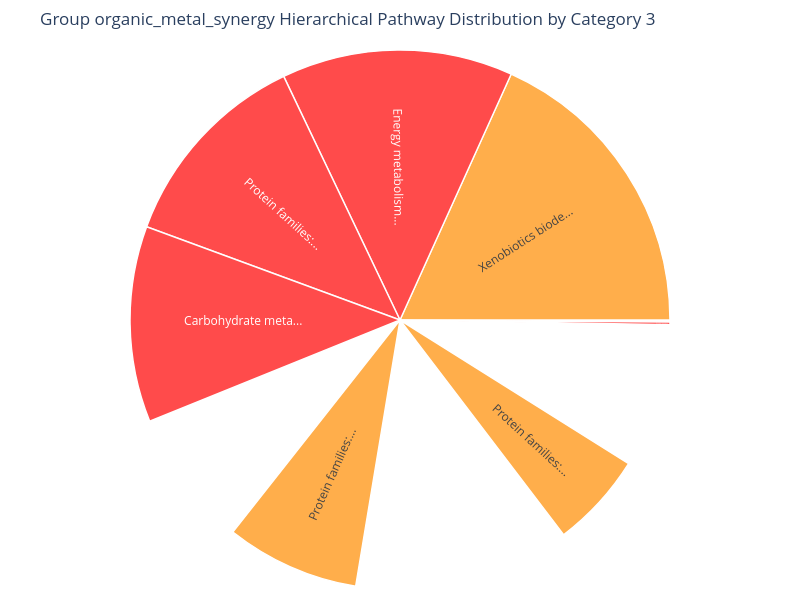

This figure's notebook cell:
### Code cell
create_sunburst_chart(organic_metal_synergy, "organic_metal_synergy", top_n=20, category=3)

### Figure 1 — Plotly figure (JSON) as saved in the notebook; plotly's stock layout.template omitted (floating-point values rounded to 4 significant figures)
{"data": [{"branchvalues": "total", "customdata": [["<b>Pathway</b>: Protein families: signaling and cellular processes > Transporters [BR:ko02000]; Cancer: overview > Chemical carcinogenesis - DNA adducts; Metabolism of other amino acids > Glutathione metabolism; Protein families: signaling and cellular processes > Antimicrobial resistance genes [BR:ko01504]<br><b>Genus</b>: Gallionella<br><b>Protein</b>: glutathione transferase; glutathione s-transferase; glutathione s-alkyltransferase; glutathione s-aryltransferase; s-(hydroxyalkyl)glutathione lyase; glutathione s-aralkyltransferase; glutathione s-alkyl transferase; gst"], ["<b>Pathway</b>: Xenobiotics biodegradation and metabolism > Toluene degradation; Xenobiotics biodegradation and metabolism > Benzoate degradation; Xenobiotics biodegradation and metabolism > Fluorobenzoate degradation; Xenobiotics biodegradation and metabolism > Chloroalkane and chloroalkene degradation; Xenobiotics biodegradation and metabolism > Xylene degradation; Xenobiotics biodegradation and metabolism > Dioxin degradation; Xenobiotics biodegradation and metabolism > Polycyclic aromatic hydrocarbon degradation<br><b>Genus</b>: Acidisoma<br><b>Protein</b>: ferredoxin---nad+ reductase; ferredoxin-nicotinamide adenine dinucleotide-reductase; ferredoxin-reductase (ambiguous); nad+-ferredoxin-reductase; nadh-ferredoxin oxido-reductase; reductase, reduced nicotinamide adenine dinucleotide-ferredoxin; ferredoxin-nad+ reductase; nadh-ferredoxin-reductase; nadh2-ferredoxin oxido-reductase; nadh flavodoxin oxido-reductase; nadh-ferredoxin nap-reductase (component of naphthalene dioxygenase multicomponent enzyme system); ferredoxin-linked nad+ reductase; nadh-ferredoxin tol-reductase (component of toluene dioxygenase); ferredoxin---nad-reductase"], ["<b>Pathway</b>: Xenobiotics biodegradation and metabolism > Toluene degradation; Xenobiotics biodegradation and metabolism > Benzoate degradation; Xenobiotics biodegradation and metabolism > Fluorobenzoate degradation; Xenobiotics biodegradation and metabolism > Chloroalkane and chloroalkene degradation; Xenobiotics biodegradation and metabolism > Xylene degradation; Xenobiotics biodegradation and metabolism > Dioxin degradation; Xenobiotics biodegradation and metabolism > Polycyclic aromatic hydrocarbon degradation<br><b>Genus</b>: Pseudorhodoferax<br><b>Protein</b>: ferredoxin---nad+ reductase; ferredoxin-nicotinamide adenine dinucleotide-reductase; ferredoxin-reductase (ambiguous); nad+-ferredoxin-reductase; nadh-ferredoxin oxido-reductase; reductase, reduced nicotinamide adenine dinucleotide-ferredoxin; ferredoxin-nad+ reductase; nadh-ferredoxin-reductase; nadh2-ferredoxin oxido-reductase; nadh flavodoxin oxido-reductase; nadh-ferredoxin nap-reductase (component of naphthalene dioxygenase multicomponent enzyme system); ferredoxin-linked nad+ reductase; nadh-ferredoxin tol-reductase (component of toluene dioxygenase); ferredoxin---nad-reductase"], ["<b>Pathway</b>: Energy metabolism > Nitrogen metabolism<br><b>Genus</b>: Pseudarthrobacter<br><b>Protein</b>: probable dna ligase (ec 6.5.1.1) (polydeoxyribonucleotide-synthase [)"], ["<b>Pathway</b>: Energy metabolism > Nitrogen metabolism<br><b>Genus</b>: Pseudarthrobacter<br><b>Protein</b>: phosphoenolpyruvate carboxykinase [ (pep carboxykinase) (pepck) (ec 4.1.1.32) (gtp-dependent (gtp-pepck)"], ["<b>Pathway</b>: Xenobiotics biodegradation and metabolism > Toluene degradation; Xenobiotics biodegradation and metabolism > Benzoate degradation; Xenobiotics biodegradation and metabolism > Fluorobenzoate degradation; Xenobiotics biodegradation and metabolism > Chloroalkane and chloroalkene degradation; Xenobiotics biodegradation and metabolism > Xylene degradation; Xenobiotics biodegradation and metabolism > Dioxin degradation; Xenobiotics biodegradation and metabolism > Polycyclic aromatic hydrocarbon degradation<br><b>Genus</b>: Methylocystis<br><b>Protein</b>: ferredoxin---nad+ reductase; ferredoxin-nicotinamide adenine dinucleotide-reductase; ferredoxin-reductase (ambiguous); nad+-ferredoxin-reductase; nadh-ferredoxin oxido-reductase; reductase, reduced nicotinamide adenine dinucleotide-ferredoxin; ferredoxin-nad+ reductase; nadh-ferredoxin-reductase; nadh2-ferredoxin oxido-reductase; nadh flavodoxin oxido-reductase; nadh-ferredoxin nap-reductase (component of naphthalene dioxygenase multicomponent enzyme system); ferredoxin-linked nad+ reductase; nadh-ferredoxin tol-reductase (component of toluene dioxygenase); ferredoxin---nad-reductase"], ["<b>Pathway</b>: Carbohydrate metabolism > Butanoate metabolism<br><b>Genus</b>: Pseudarthrobacter<br><b>Protein</b>: (r,r)-butanediol-dehydrogenase-meso-butanediol-dehydrogenase-diacetyl-reductase (ec 1.1.1.-, ec 1.1.1.303, 1.1.1.4)"], ["<b>Pathway</b>: Xenobiotics biodegradation and metabolism > Toluene degradation; Xenobiotics biodegradation and metabolism > Benzoate degradation; Xenobiotics biodegradation and metabolism > Fluorobenzoate degradation; Xenobiotics biodegradation and metabolism > Chloroalkane and chloroalkene degradation; Xenobiotics biodegradation and metabolism > Xylene degradation; Xenobiotics biodegradation and metabolism > Dioxin degradation; Xenobiotics biodegradation and metabolism > Polycyclic aromatic hydrocarbon degradation<br><b>Genus</b>: Simplicispira<br><b>Protein</b>: ferredoxin---nad+ reductase; ferredoxin-nicotinamide adenine dinucleotide-reductase; ferredoxin-reductase (ambiguous); nad+-ferredoxin-reductase; nadh-ferredoxin oxido-reductase; reductase, reduced nicotinamide adenine dinucleotide-ferredoxin; ferredoxin-nad+ reductase; nadh-ferredoxin-reductase; nadh2-ferredoxin oxido-reductase; nadh flavodoxin oxido-reductase; nadh-ferredoxin nap-reductase (component of naphthalene dioxygenase multicomponent enzyme system); ferredoxin-linked nad+ reductase; nadh-ferredoxin tol-reductase (component of toluene dioxygenase); ferredoxin---nad-reductase"], ["<b>Pathway</b>: Protein families: metabolism > Photosynthesis proteins [BR:ko00194]; Unclassified: metabolism > Enzymes with EC numbers<br><b>Genus</b>: Thermincola<br><b>Protein</b>: ferredoxin---nadp+ reductase; ferredoxin-nicotinamide adenine dinucleotide phosphate-reductase; ferredoxin-nadp+ reductase; tpnh-ferredoxin-reductase; ferredoxin-nadp+ oxido-reductase; nadp+:ferredoxin oxido-reductase; ferredoxin-tpn-reductase; ferredoxin-nadp+-oxido-reductase; nadph:ferredoxin oxido-reductase; ferredoxin-nicotinamide-adenine dinucleotide phosphate (oxidized) reductase"], ["<b>Pathway</b>: Protein families: metabolism > Lipid biosynthesis proteins [BR:ko01004]<br><b>Genus</b>: Gallionella<br><b>Protein</b>: enoyl-[ reductase [ (ec 1.3.1.9)"], ["<b>Pathway</b>: Protein families: metabolism > Lipid biosynthesis proteins [BR:ko01004]<br><b>Genus</b>: Acidisoma<br><b>Protein</b>: enoyl-[ reductase [ (ec 1.3.1.9)"], ["<b>Pathway</b>: Protein families: metabolism > Lipid biosynthesis proteins [BR:ko01004]<br><b>Genus</b>: Aestuariimicrobium<br><b>Protein</b>: enoyl-[ reductase (nadh); enoyl-[ reductase; enoyl-acp-reductase; nadh-enoyl acyl carrier protein-reductase; nadh-specific enoyl-acp-reductase; acyl-[:nad+ oxido-reductase; fabi (gene name)"], ["<b>Pathway</b>: Protein families: metabolism > Lipid biosynthesis proteins [BR:ko01004]<br><b>Genus</b>: Mycoplana<br><b>Protein</b>: enoyl-[ reductase [ (ec 1.3.1.9)"], ["<b>Pathway</b>: Protein families: signaling and cellular processes > Exosome [BR:ko04147]; Protein families: metabolism > Amino acid related enzymes [BR:ko01007]; Biosynthesis of other secondary metabolites > Tropane, piperidine and pyridine alkaloid biosynthesis<br><b>Genus</b>: Gallionella<br><b>Protein</b>: aspartate transaminase; glutamic-oxaloacetic transaminase; glutamic-aspartic transaminase; transaminase a; aat; aspt; 2-oxoglutarate-glutamate aminotransferase; aspartate alpha-ketoglutarate transaminase; aspartate aminotransferase; aspartate-2-oxoglutarate transaminase; aspartic acid aminotransferase; aspartic aminotransferase; aspartyl aminotransferase; ast (ambiguous); glutamate-oxalacetate aminotransferase; glutamate-oxalate transaminase; glutamic-aspartic aminotransferase; glutamic-oxalacetic transaminase; glutamic oxalic transaminase; got (enzyme) [; l-aspartate transaminase; l-aspartate-alpha-ketoglutarate transaminase; l-aspartate-2-ketoglutarate aminotransferase; l-aspartate-2-oxoglutarate aminotransferase; l-aspartate-2-oxoglutarate-transaminase; l-aspartic aminotransferase; oxaloacetate-aspartate aminotransferase; oxaloacetate transferase; aspartate:2-oxoglutarate aminotransferase; glutamate oxaloacetate transaminase"], ["<b>Pathway</b>: Protein families: metabolism > Lipid biosynthesis proteins [BR:ko01004]<br><b>Genus</b>: Gallionella<br><b>Protein</b>: enoyl-[ reductase (nadph, si-specific); acyl-acp-dehydrogenase (ambiguous); enoyl-[ (reduced nicotinamide adenine dinucleotide phosphate) reductase; nadph 2-enoyl co a-reductase; enoyl acyl-carrier-protein-reductase (ambiguous); enoyl-acp-reductase (ambiguous); acyl-[:nadp+ oxido-reductase (b-specific); acyl-[:nadp+ oxido-reductase (b-specific); enoyl-[ reductase (nadph, b-specific)"], ["<b>Pathway</b>: Protein families: metabolism > Lipid biosynthesis proteins [BR:ko01004]<br><b>Genus</b>: Gallionella<br><b>Protein</b>: 3-oxoacyl-[ reductase (ec 1.1.1.100)"], ["<b>Pathway</b>: Protein families: metabolism > Lipid biosynthesis proteins [BR:ko01004]<br><b>Genus</b>: Thermincola<br><b>Protein</b>: enoyl-[ reductase (nadh); enoyl-[ reductase; enoyl-acp-reductase; nadh-enoyl acyl carrier protein-reductase; nadh-specific enoyl-acp-reductase; acyl-[:nad+ oxido-reductase; fabi (gene name)"], ["<b>Pathway</b>: Protein families: signaling and cellular processes > Exosome [BR:ko04147]; Protein families: metabolism > Amino acid related enzymes [BR:ko01007]; Biosynthesis of other secondary metabolites > Tropane, piperidine and pyridine alkaloid biosynthesis<br><b>Genus</b>: Acidisoma<br><b>Protein</b>: aspartate transaminase; glutamic-oxaloacetic transaminase; glutamic-aspartic transaminase; transaminase a; aat; aspt; 2-oxoglutarate-glutamate aminotransferase; aspartate alpha-ketoglutarate transaminase; aspartate aminotransferase; aspartate-2-oxoglutarate transaminase; aspartic acid aminotransferase; aspartic aminotransferase; aspartyl aminotransferase; ast (ambiguous); glutamate-oxalacetate aminotransferase; glutamate-oxalate transaminase; glutamic-aspartic aminotransferase; glutamic-oxalacetic transaminase; glutamic oxalic transaminase; got (enzyme) [; l-aspartate transaminase; l-aspartate-alpha-ketoglutarate transaminase; l-aspartate-2-ketoglutarate aminotransferase; l-aspartate-2-oxoglutarate aminotransferase; l-aspartate-2-oxoglutarate-transaminase; l-aspartic aminotransferase; oxaloacetate-aspartate aminotransferase; oxaloacetate transferase; aspartate:2-oxoglutarate aminotransferase; glutamate oxaloacetate transaminase"], ["<b>Pathway</b>: Energy metabolism > Nitrogen metabolism<br><b>Genus</b>: Gallionella<br><b>Protein</b>: siroheme-synthase ["], ["<b>Pathway</b>: Protein families: metabolism > Lipid biosynthesis proteins [BR:ko01004]<br><b>Genus</b>: Acidisoma<br><b>Protein</b>: enoyl-[ reductase (nadph, si-specific); acyl-acp-dehydrogenase (ambiguous); enoyl-[ (reduced nicotinamide adenine dinucleotide phosphate) reductase; nadph 2-enoyl co a-reductase; enoyl acyl-carrier-protein-reductase (ambiguous); enoyl-acp-reductase (ambiguous); acyl-[:nadp+ oxido-reductase (b-specific); acyl-[:nadp+ oxido-reductase (b-specific); enoyl-[ reductase (nadph, b-specific)"]], "domain": {"x": [0, 1], "y": [0, 1]}, "hovertemplate": "%{customdata[0]}", "ids": ["Protein families: signaling and cellular processes > Transporters [BR:ko02000]; Cancer: overview > Chemical carcinogenesis - DNA adducts; Metabolism of other amino acids > Glutathione metabolism; Protein families: signaling and cellular processes > Antimicrobial resistance genes [BR:ko01504]", "Xenobiotics biodegradation and metabolism > Toluene degradation; Xenobiotics biodegradation and metabolism > Benzoate degradation; Xenobiotics biodegradation and metabolism > Fluorobenzoate degradation; Xenobiotics biodegradation and metabolism > Chloroalkane and chloroalkene degradation; Xenobiotics biodegradation and metabolism > Xylene degradation; Xenobiotics biodegradation and metabolism > Dioxin degradation; Xenobiotics biodegradation and metabolism > Polycyclic aromatic hydrocarbon degradation", "Xenobiotics biodegradation and metabolism > Toluene degradation; Xenobiotics biodegradation and metabolism > Benzoate degradation; Xenobiotics biodegradation and metabolism > Fluorobenzoate degradation; Xenobiotics biodegradation and metabolism > Chloroalkane and chloroalkene degradation; Xenobiotics biodegradation and metabolism > Xylene degradation; Xenobiotics biodegradation and metabolism > Dioxin degradation; Xenobiotics biodegradation and metabolism > Polycyclic aromatic hydrocarbon degradation", "Energy metabolism > Nitrogen metabolism", "Energy metabolism > Nitrogen metabolism", "Xenobiotics biodegradation and metabolism > Toluene degradation; Xenobiotics biodegradation and metabolism > Benzoate degradation; Xenobiotics biodegradation and metabolism > Fluorobenzoate degradation; Xenobiotics biodegradation and metabolism > Chloroalkane and chloroalkene degradation; Xenobiotics biodegradation and metabolism > Xylene degradation; Xenobiotics biodegradation and metabolism > Dioxin degradation; Xenobiotics biodegradation and metabolism > Polycyclic aromatic hydrocarbon degradation", "Carbohydrate metabolism > Butanoate metabolism", "Xenobiotics biodegradation and metabolism > Toluene degradation; Xenobiotics biodegradation and metabolism > Benzoate degradation; Xenobiotics biodegradation and metabolism > Fluorobenzoate degradation; Xenobiotics biodegradation and metabolism > Chloroalkane and chloroalkene degradation; Xenobiotics biodegradation and metabolism > Xylene degradation; Xenobiotics biodegradation and metabolism > Dioxin degradation; Xenobiotics biodegradation and metabolism > Polycyclic aromatic hydrocarbon degradation", "Protein families: metabolism > Photosynthesis proteins [BR:ko00194]; Unclassified: metabolism > Enzymes with EC numbers", "Protein families: metabolism > Lipid biosynthesis proteins [BR:ko01004]", "Protein families: metabolism > Lipid biosynthesis proteins [BR:ko01004]", "Protein families: metabolism > Lipid biosynthesis proteins [BR:ko01004]", "Protein families: metabolism > Lipid biosynthesis proteins [BR:ko01004]", "Protein families: signaling and cellular processes > Exosome [BR:ko04147]; Protein families: metabolism > Amino acid related enzymes [BR:ko01007]; Biosynthesis of other secondary metabolites > Tropane, piperidine and pyridine alkaloid biosynthesis", "Protein families: metabolism > Lipid biosynthesis proteins [BR:ko01004]", "Protein families: metabolism > Lipid biosynthesis proteins [BR:ko01004]", "Protein families: metabolism > Lipid biosynthesis proteins [BR:ko01004]", "Protein families: signaling and cellular processes > Exosome [BR:ko04147]; Protein families: metabolism > Amino acid related enzymes [BR:ko01007]; Biosynthesis of other secondary metabolites > Tropane, piperidine and pyridine alkaloid biosynthesis", "Energy metabolism > Nitrogen metabolism", "Protein families: metabolism > Lipid biosynthesis proteins [BR:ko01004]"], "insidetextorientation": "radial", "labels": ["Protein families:...", "Xenobiotics biode...", "Xenobiotics biode...", "Energy metabolism...", "Energy metabolism...", "Xenobiotics biode...", "Carbohydrate meta...", "Xenobiotics biode...", "Protein families:...", "Protein families:...", "Protein families:...", "Protein families:...", "Protein families:...", "Protein families:...", "Protein families:...", "Protein families:...", "Protein families:...", "Protein families:...", "Energy metabolism...", "Protein families:..."], "marker": {"colors": ["#FF0000", "#FF8C00", "#FF8C00", "#FF0000", "#FF0000", "#FF0000", "#FF0000", "#FF8C00", "#FF0000", "#FF0000", "#FF8C00", "#FF8C00", "#FF0000", "#FF0000", "#FF0000", "#FF0000", "#FF0000", "#FF8C00", "#FF0000", "#FF8C00"], "line": {"color": "white", "width": 1.5}}, "name": "", "parents": ["", "", "", "", "", "", "", "", "", "", "", "", "", "", "", "", "", "", "", ""], "textinfo": "label", "type": "sunburst", "values": [0.003641, 0.4441, 0.04041, 0.08519, 0.3371, 0.201, 0.2855, 0.05009, 0.2994, 0.003828, 0.1744, 0, 0.01166, 0.004716, 0.006388, 0.00303, 0.1417, 0.139, 0.008402, 0.1948]}], "layout": {"font": {"size": 12}, "height": 600, "hoverlabel": {"bgcolor": "white", "font": {"size": 12}}, "legend": {"title": {"text": "System Status"}, "tracegroupgap": 0}, "margin": {"b": 10, "l": 10, "r": 10, "t": 50}, "title": {"text": "Group organic_metal_synergy Hierarchical Pathway Distribution by Category 3"}, "width": 800}}
